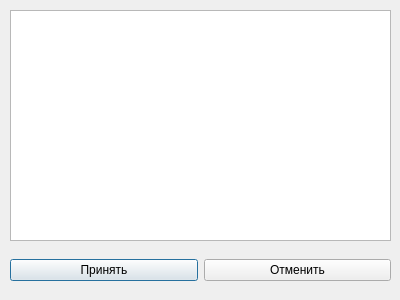
<?xml version="1.0" encoding="UTF-8"?>
<ui version="4.0">
 <class>ChooseLine</class>
 <widget class="QDialog" name="ChooseLine">
  <property name="geometry">
   <rect>
    <x>0</x>
    <y>0</y>
    <width>400</width>
    <height>300</height>
   </rect>
  </property>
  <property name="windowTitle">
   <string>Выбор линии</string>
  </property>
  <widget class="QListWidget" name="linesList">
   <property name="geometry">
    <rect>
     <x>10</x>
     <y>10</y>
     <width>381</width>
     <height>231</height>
    </rect>
   </property>
  </widget>
  <widget class="QWidget" name="">
   <property name="geometry">
    <rect>
     <x>10</x>
     <y>240</y>
     <width>381</width>
     <height>61</height>
    </rect>
   </property>
   <layout class="QHBoxLayout" name="horizontalLayout">
    <item>
     <widget class="QPushButton" name="acceptButton">
      <property name="text">
       <string>Принять</string>
      </property>
     </widget>
    </item>
    <item>
     <widget class="QPushButton" name="cancelButton">
      <property name="text">
       <string>Отменить</string>
      </property>
     </widget>
    </item>
   </layout>
  </widget>
 </widget>
 <resources/>
 <connections/>
</ui>
